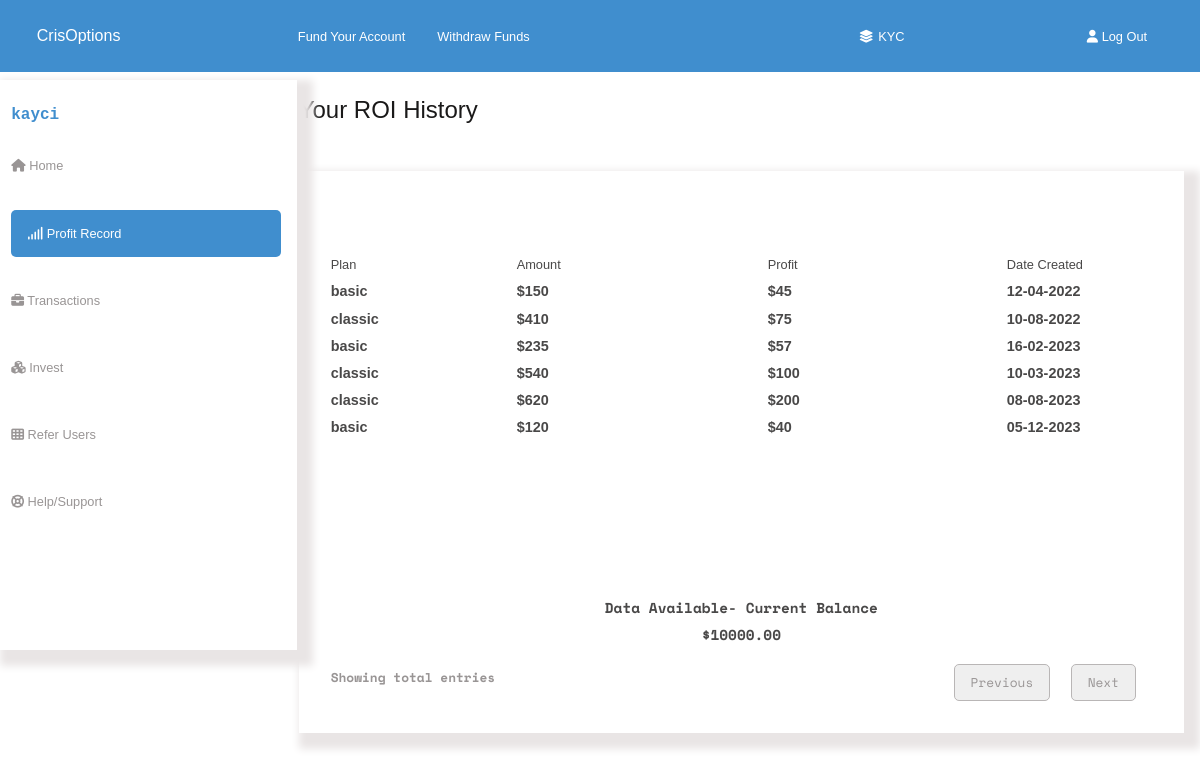
The page /dashboard-profit/ (signed in) on the database its author committed.
### basic_app/models.py (models this page shows, shortened)
class AccountBalance(models.Model):
    user = models.OneToOneField(User, on_delete=models.CASCADE)
    acc_balance = models.DecimalField(max_digits=10, decimal_places=2, default=0.0)
    deposit_profit = models.DecimalField(max_digits=10, decimal_places=2, default=0.0)
    total_investment = models.DecimalField(max_digits=10, decimal_places=2, default=0.0)
    total_active = models.DecimalField(max_digits=10, decimal_places=2, default=0.0)
    total_deposit = models.DecimalField(max_digits=10, decimal_places=2, default=0.0)
    total_withdraw = models.DecimalField(max_digits=10, decimal_places=2, default=0.0)
    gift =  models.DecimalField(max_digits=10, decimal_places=2, default=0.0)
    referral =  models.DecimalField(max_digits=10, decimal_places=2, default=0.0)
    pr_balance = models.DecimalField(max_digits=10, decimal_places=2, default=0.0)
    pr_plan1 = models.CharField(max_length=20, blank=True, default="")
    pr_plan2 = models.CharField(max_length=20, blank=True, default="")
    pr_plan3 = models.CharField(max_length=20, blank=True, default="")
    pr_plan4 = models.CharField(max_length=20, blank=True, default="")
    pr_plan5 = models.CharField(max_length=20, blank=True, default="")
    pr_plan6 = models.CharField(max_length=20, blank=True, default="")
    pr_plan7 = models.CharField(max_length=20, blank=True, default="")
    pr_plan8 = models.CharField(max_length=20, blank=True, default="")
    pr_plan9 = models.CharField(max_length=20, blank=True, default="")
    pr_plan10 = models.CharField(max_length=20, blank=True, default="")
    pr_plan11 = models.CharField(max_length=20, blank=True, default="")
    pr_plan12 = models.CharField(max_length=20, blank=True, default="")
    pr_amount1 = models.CharField(max_length=20, blank=True, default="")
    pr_amount2 = models.CharField(max_length=20, blank=True, default="")
    pr_amount3 = models.CharField(max_length=20, blank=True, default="")
    pr_amount4 = models.CharField(max_length=20, blank=True, default="")
    pr_amount5 = models.CharField(max_length=20, blank=True, default="")
    pr_amount6 = models.CharField(max_length=20, blank=True, default="")
    pr_amount7 = models.CharField(max_length=20, blank=True, default="")
    pr_amount8 = models.CharField(max_length=20, blank=True, default="")
    pr_amount9 = models.CharField(max_length=20, blank=True, default="")
    pr_amount10 = models.CharField(max_length=20, blank=True, default="")
    pr_amount11 = models.CharField(max_length=20, blank=True, default="")
    pr_amount12 = models.CharField(max_length=20, blank=True, default="")
    pr_profit1 = models.CharField(max_length=20, blank=True, default="")
    pr_profit2 = models.CharField(max_length=20, blank=True, default="")
    pr_profit3 = models.CharField(max_length=20, blank=True, default="")
    pr_profit4 = models.CharField(max_length=20, blank=True, default="")
    pr_profit5 = models.CharField(max_length=20, blank=True, default="")
    pr_profit6 = models.CharField(max_length=20, blank=True, default="")
    pr_profit7 = models.CharField(max_length=20, blank=True, default="")
    pr_profit8 = models.CharField(max_length=20, blank=True, default="")
    pr_profit9 = models.CharField(max_length=20, blank=True, default="")
    pr_profit10 = models.CharField(max_length=20, blank=True, default="")
    pr_profit11 = models.CharField(max_length=20, blank=True, default="")
    pr_profit12 = models.CharField(max_length=20, blank=True, default="")
    pr_date1 = models.CharField(max_length=20, blank=True, default="")
    pr_date2 = models.CharField(max_length=20, blank=True, default="")
    pr_date3 = models.CharField(max_length=20, blank=True, default="")
    pr_date4 = models.CharField(max_length=20, blank=True, default="")
    pr_date5 = models.CharField(max_length=20, blank=True, default="")
    pr_date6 = models.CharField(max_length=20, blank=True, default="")
    pr_date7 = models.CharField(max_length=20, blank=True, default="")
    pr_date8 = models.CharField(max_length=20, blank=True, default="")
    pr_date9 = models.CharField(max_length=20, blank=True, default="")
    pr_date10 = models.CharField(max_length=20, blank=True, default="")
    pr_date11 = models.CharField(max_length=20, blank=True, default="")
    pr_date12 = models.CharField(max_length=20, blank=True, default="")
    tr_deposit = models.DecimalField(max_digits=10, decimal_places=2, default=0.0)
    tr_withdraw = models.DecimalField(max_digits=10, decimal_places=2, default=0.0)
    tr_balance = models.DecimalField(max_digits=10, decimal_places=2, default=0.0)
    tr_others = models.DecimalField(max_digits=10, decimal_places=2, default=0.0)
    tr_amount1 = models.CharField(max_length=20, blank=True, default="")
    tr_amount2 = models.CharField(max_length=20, blank=True, default="")
    tr_amount3 = models.CharField(max_length=20, blank=True, default="")
    tr_amount4 = models.CharField(max_length=20, blank=True, default="")
    tr_amount5 = models.CharField(max_length=20, blank=True, default="")
    tr_amount6 = models.CharField(max_length=20, blank=True, default="")
    tr_amount7 = models.CharField(max_length=20, blank=True, default="")
    tr_amount8 = models.CharField(max_length=20, blank=True, default="")
    tr_amount9 = models.CharField(max_length=20, blank=True, default="")
    tr_amount10 = models.CharField(max_length=20, blank=True, default="")
    tr_amount11 = models.CharField(max_length=20, blank=True, default="")
    tr_amount12 = models.CharField(max_length=20, blank=True, default="")
    tr_paymentmode1 = models.CharField(max_length=20,  blank=True, default="")
    tr_paymentmode2 = models.CharField(max_length=20,  blank=True, default="")
    tr_paymentmode3 = models.CharField(max_length=20,  blank=True, default="")
    tr_paymentmode4 = models.CharField(max_length=20,  blank=True, default="")
    tr_paymentmode5 = models.CharField(max_length=20,  blank=True, default="")
    tr_paymentmode6 = models.CharField(max_length=20,  blank=True, default="")
    tr_paymentmode7 = models.CharField(max_length=20,  blank=True, default="")
    tr_paymentmode8 = models.CharField(max_length=20,  blank=True, default="")
    tr_paymentmode9 = models.CharField(max_length=20,  blank=True, default="")
    tr_paymentmode10 = models.CharField(max_length=20,  blank=True, default="")
    tr_paymentmode11 = models.CharField(max_length=20,  blank=True, default="")
    tr_paymentmode12 = models.CharField(max_length=20,  blank=True, default="")
    tr_status1 = models.CharField(max_length=20,  blank=True, default="")
    tr_status2 = models.CharField(max_length=20,  blank=True, default="")
    tr_status3 = models.CharField(max_length=20,  blank=True, default="")
    tr_status4 = models.CharField(max_length=20,  blank=True, default="")
    tr_status5 = models.CharField(max_length=20,  blank=True, default="")
    tr_status6 = models.CharField(max_length=20,  blank=True, default="")
    tr_status7 = models.CharField(max_length=20,  blank=True, default="")
    tr_status8 = models.CharField(max_length=20,  blank=True, default="")
    tr_status9 = models.CharField(max_length=20,  blank=True, default="")
    tr_status10 = models.CharField(max_length=20,  blank=True, default="")
    tr_status11 = models.CharField(max_length=20,  blank=True, default="")
    tr_status12 = models.CharField(max_length=20,  blank=True, default="")
    tr_date1 = models.CharField(max_length=20,  blank=True, default="")
    tr_date2 = models.CharField(max_length=20,  blank=True, default="")
    tr_date3 = models.CharField(max_length=20,  blank=True, default="")
    tr_date4 = models.CharField(max_length=20,  blank=True, default="")
    tr_date5 = models.CharField(max_length=20,  blank=True, default="")
    tr_date6 = models.CharField(max_length=20,  blank=True, default="")
    tr_date7 = models.CharField(max_length=20,  blank=True, default="")
    tr_date8 = models.CharField(max_length=20,  blank=True, default="")
    tr_date9 = models.CharField(max_length=20,  blank=True, default="")
    tr_date10 = models.CharField(max_length=20,  blank=True, default="")
    tr_date11 = models.CharField(max_length=20,  blank=True, default="")
    tr_date12 = models.CharField(max_length=20,  blank=True, default="")

### basic_app/views.py (the view)
# urls.py: path('dashboard-profit/', views.user_profit_record_view, name='user_profit-record'),
@login_required
def user_profit_record_view(request):
    try:
        account_balance = AccountBalance.objects.get(user=request.user)
    except AccountBalance.DoesNotExist:
        account_balance = None  # Handle the case where AccountBalance does not exist for the user
    return render(request, template_name='dashboard/profit-l.html', context={'account_balance':account_balance})

### templates/dashboard/profit-l.html (shortened to what this page needs)
<!DOCTYPE html>
{% load static %}
<html lang="en">
<head>
    <link rel="stylesheet" href="{% static 'css/style.css' %}">
    <link rel="stylesheet" media="screen and (max-width:820px)" href="{% static 'css/mobile.css' %}">
    <link rel="stylesheet" href="https://cdnjs.cloudflare.com/ajax/libs/font-awesome/6.4.2/css/all.min.css" />
</head>
<body>
    <div class="dashboard-container">
        <div class="dashboard-navbar">
            <p><a class="home" href="{% url 'basic_app:home' %}">CrisOptions</a></p>
			<ul>
				<li><a class="fund" href="{% url 'basic_app:payment' %}">Fund Your Account</a></li>
				<li><a class="withdraw" href="{% url 'basic_app:withdrawal' %}">Withdraw Funds</a></li>
			</ul>
            <div class="kyc">
                <p><i class="fas fa-layer-group"></i><a href="{% url 'basic_app:kyc' %}">KYC</a></p>
            </div>
            <div class="log-out">
                <p><a target="_blank" href="{% url 'basic_app:logout' %}"><i class="fas fa-user"></i> Log Out</a></p>
            </div>
		</div>
        <div class="grid-container">
            <label for="dashmenu-bar"></label>
            <div class="dashboard-pages">
                <ul>
                    <li><h3>{{ user.username }}</h3></li>
                    <p><li><a href="{% url 'basic_app:dashboard-light' %}"><i class="fas fa-home"></i> Home</a></p></li>
                    <p><li><a class="current-page" href="{% url 'basic_app:dashboard-profit' %}"><i class="fa fa-signal " aria-hidden="true"></i> Profit Record</a></p></li>
                    <p><li><a href="{% url 'basic_app:dashboard-transaction' %}"><i class="fa fa-briefcase " aria-hidden="true"></i> Transactions</a></p></li>
                    <p><li><a href="{% url 'basic_app:dashboard-invest' %}"><i class="fas fa-cubes"></i> Invest</a></p></li>
                    <p><li><a href="{% url 'basic_app:dashboard-referral' %}"><i class="fa fa-th" aria-hidden="true"></i> Refer Users</a></p></li>
                    <p><li><a href="{% url 'basic_app:dashboard-help' %}"> <i class="fa fa-life-ring" aria-hidden="true"></i> Help/Support</a></p></li>
                </ul>
            </div>
        <div class="home-content">
            <h2>Your ROI History</h2>
            <div class="profit-body">
                <ul>
                    <div class="status-div">
                    <p><li>Plan
                        <br><span class="dollar">{{ account_balance.pr_plan1 }}</span>
                        <br><span class="dollar">{{ account_balance.pr_plan2 }}</span>
                        <br><span class="dollar">{{ account_balance.pr_plan3 }}</span>
                        <br><span class="dollar">{{ account_balance.pr_plan4 }}</span>
                        <br><span class="dollar">{{ account_balance.pr_plan5 }}</span>
                        <br><span class="dollar">{{ account_balance.pr_plan6 }}</span>
                        <br>
                        <br>
                        <br>
                        <br>
                        <br>
                        <br>
                    </li></p>
                </div>
                    <p><li>Amount
                        <br><span class="dollar">{{ account_balance.pr_amount1 }}</span>
                        <br><span class="dollar">{{ account_balance.pr_amount2 }}</span>
                        <br><span class="dollar">{{ account_balance.pr_amount3 }}</span>
                        <br><span class="dollar">{{ account_balance.pr_amount4 }}</span>
                        <br><span class="dollar">{{ account_balance.pr_amount5 }}</span>
                        <br><span class="dollar">{{ account_balance.pr_amount6 }}</span>
                        <br>
                        <br>
                        <br>
                        <br>
                        <br>
                        <br>
                    </li></p>
                    <p><li>Profit
                        <br><span class="dollar">{{ account_balance.pr_profit1 }}</span>
                        <br><span class="dollar">{{ account_balance.pr_profit2 }}</span>
                        <br><span class="dollar">{{ account_balance.pr_profit3 }}</span>
                        <br><span class="dollar">{{ account_balance.pr_profit4 }}</span>
                        <br><span class="dollar">{{ account_balance.pr_profit5 }}</span>
                        <br><span class="dollar">{{ account_balance.pr_profit6 }}</span>
                        <br>
                        <br>
                        <br>
                        <br>
                        <br>
                        <br>
                    </li></p>
                    <p><li>Date <span class="remove">Created</span><div class="date-div"></div>
                        <span class="dollar">{{ account_balance.pr_date1 }}</span>
                        <br><span class="dollar">{{ account_balance.pr_date2 }}</span>
                        <br><span class="dollar">{{ account_balance.pr_date3 }}</span>
                        <br><span class="dollar">{{ account_balance.pr_date4 }}</span>
                        <br><span class="dollar">{{ account_balance.pr_date5 }}</span>
                        <br><span class="dollar">{{ account_balance.pr_date6 }}</span>
                        <br>
                        <br>
                        <br>
                        <br>
                        <br>
                        <br>
                    </li></p>
                </ul>
                <h5>Data Available- Current Balance <br><span class="dollar">${{ account_balance.pr_balance }}</span></h5>
                <div class="profit-end">
                    <h6>Showing total entries</h6>
                    <div>
                        <button>Previous</button>
                        <button>Next</button>
                    </div>
                </div>
            </div>
        </div>
    </div>
</div>
</body>
</html>

### rows shown on the page
AccountBalance: pr_plan1 "basic", pr_plan2 "classic", pr_plan3 "basic", pr_plan4 "classic", pr_plan5 "classic", pr_plan6 "basic", pr_amount1 "$150", pr_amount2 "$410", pr_amount3 "$235", pr_amount4 "$540", pr_amount5 "$620", pr_amount6 "$120", pr_profit1 "$45", pr_profit2 "$75", pr_profit3 "$57", pr_profit4 "$100", pr_profit5 "$200", pr_profit6 "$40", pr_date1 "12-04-2022", pr_date2 "10-08-2022", pr_date3 "16-02-2023", pr_date4 "10-03-2023", pr_date5 "08-08-2023", pr_date6 "05-12-2023", pr_balance "10000.00"

### other values the page prints
{{ user.username }} "kayci"
